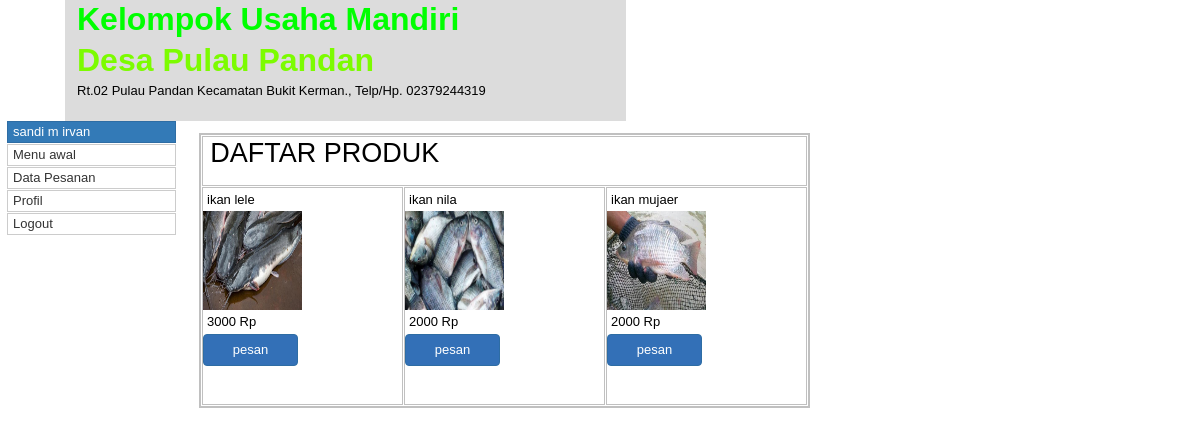
The page / (signed in) on the database its author committed.
### tables this page shows
CREATE TABLE IF NOT EXISTS `user` (
  `id_user` varchar(6) NOT NULL,
  `nm` varchar(30) NOT NULL,
  `password` varchar(30) NOT NULL
);

CREATE TABLE IF NOT EXISTS `ikan` (
  `kd_ikan` varchar(5) NOT NULL,
  `nm_ikan` varchar(25) NOT NULL,
  `hrg` double NOT NULL
);

### view/index/daftar_produk.php (the view, shortened to what this page needs)
<?php
class simple_db_framework{
	public $table="ikan";
	public $identifier='kd_ikan';
	public $Host="localhost";
	public $User="root";
	public $Pass="";
	public $Database="dbikan";
	function __construct(){
		$this->conn=mysqli_connect($this->Host,$this->User,$this->Pass,$this->Database);
		$this->Value="";
	}
	function search_data($Value,$type){
		if($type=="selectAll"){
			return mysqli_query($this->conn,"select ".$Value." from ".$this->table);
		}
		else if($type=="notAll"){
			$value_e=explode("+#+",$this->Value);
			return mysqli_query($this->conn,"select ".$Value." from ".$this->table." where ".$this->identifier."='".$value_e[0]."'");
		}
	}
}
?>
<table
<?php if(isset($_SESSION["id_user_ikan"])):?>
style="position:absolute;left:199px;top:133px;width:611px;height:275px;z-index:40;"
<?php else:?>
style="position:absolute;left:499px;top:133px;width:611px;height:275px;z-index:40;"
<?php endif;?>
id="tabel_produk">
<tr>
<td colspan="4" class="cell0"><span style="color:#000000;font-family:arial;font-size:13px;line-height:32px;">&nbsp; </span><span style="color:#000000;font-family:arial;font-size:27px;line-height:32px;">DAFTAR PRODUK<br></span></td>
</tr>
<tr>
<?php
$baris=0;
$ikan=new simple_db_framework();
$isi_ikan=$ikan->search_data("*","selectAll");
while($isi=mysqli_fetch_assoc($isi_ikan)):
	$baris=$baris+1;
?>
<td class="cell1"><label for="" id="Label5" style="display:block;width:100%;z-index:8;"><?php echo $isi["nm_ikan"];?></label>
<div id="wb_Image1" style="display:inline-block;width:99px;height:99px;z-index:9;">
<img src="control/file/<?php echo $isi["kd_ikan"];?>.jpg" id="Image1" alt="Gambar produk">
</div>
<label for="" id="Label6" style="display:block;width:100%;z-index:10;"><?php echo $isi["hrg"];?> Rp</label>
<?php if(($_SESSION["id_user_ikan"]!="US-1")&&isset($_SESSION["id_user_ikan"])):?>
<form action="pesan.php" method="post">
<button id="Button2" name="pesan" value="<?php echo $isi["kd_ikan"];?>" style="display:inline-block;width:95px;height:32px;z-index:11;">pesan</button>
</form>
<?php endif;?>
</td>
<?php
if($baris==4||$baris==mysqli_num_rows($isi_ikan)):
?>
</tr>
<?php endif;endwhile;?>
</table>

### view/slidemenu.php (shortened to what this page needs)
<?php
class simple_db_framework_2{
	public $table="user";
	public $identifier='id_user';
	public $Host="localhost";
	public $User="root";
	public $Pass="";
	public $Database="dbikan";
	function setVal($val)
	{
		$this->Value=$val;
	}
	function __construct(){
		$this->conn=mysqli_connect($this->Host,$this->User,$this->Pass,$this->Database);
		$this->Value="";
	}
	function search_data($Value,$type){
		if($type=="selectAll"){
			return mysqli_query($this->conn,"select ".$Value." from ".$this->table);
		}
		else if($type=="notAll"){
			$value_e=explode("+#+",$this->Value);
			return mysqli_query($this->conn,"select ".$Value." from ".$this->table." where ".$this->identifier."='".$value_e[0]."'");
		}
	}
}
$data_user=new simple_db_framework_2();
$data_user->setVal($_SESSION["id_user_ikan"]);
$isi_user=mysqli_fetch_assoc($data_user->search_data("nm","notAll"));
?>
<div id="SlideMenu1" style="position:absolute;left:7px;top:121px;width:169px;height:140px;z-index:20;">
<ul role="menu">
   <li class="SlideMenu1_Folder" aria-haspopup="true"><a><?php echo $isi_user["nm"];?></a>
      <ul role="menu" aria-expanded="true">
         <li><a role="menuitem" href="index.php">Menu awal</a></li>
         <li><a role="menuitem" href="daftar_pesanan.php">Data Pesanan</a></li>
         <li><a role="menuitem" href="profil.php">Profil</a></li>
         <li><a role="menuitem" href="logout.php">Logout</a></li>
      </ul>
   </li>
</ul>
</div>

### css/Untitled1.css (style rules this page uses)
a { color: #0000FF; text-decoration: underline; }

### css/index.css (style rules this page uses)
body { background-color: #FFFFFF; color: #000000; font-family: Arial; font-weight: normal; font-size: 13px; line-height: 1.1875; margin: 0; padding: 0; }
#tabel_produk { border: 2px solid #C0C0C0; background-color: transparent; background-image: none; border-collapse: separate; border-spacing: 1px; margin: 0; }
#tabel_produk td { padding: 0; }
#tabel_produk .cell0 { background-color: transparent; background-image: none; border: 1px #C0C0C0 solid; text-align: left; vertical-align: top; height: 48px; }
#tabel_produk .cell1 { background-color: transparent; background-image: none; border: 1px #C0C0C0 solid; text-align: left; vertical-align: top; width: 298px; height: 216px; font-size: 0; }
#Label5 { border: 0px solid #CCCCCC; border-radius: 4px; background-color: transparent; background-image: none; color :#000000; font-family: Arial; font-weight: normal; font-size: 13px; box-sizing: border-box; padding: 4px 4px 4px 4px; margin: 0; text-align: left; vertical-align: top; }
#wb_Image1 { margin: 0; vertical-align: top; }
#Image1 { border: 0px solid #000000; box-sizing: border-box; padding: 0; display: inline-block; width: 99px; height: 99px; vertical-align: top; }
#Label6 { border: 0px solid #CCCCCC; border-radius: 4px; background-color: transparent; background-image: none; color :#000000; font-family: Arial; font-weight: normal; font-size: 13px; box-sizing: border-box; padding: 4px 4px 4px 4px; margin: 0; text-align: left; vertical-align: top; }
#Button2 { border: 1px solid #2E6DA4; border-radius: 4px; background-color: #3370B7; background-image: none; color: #FFFFFF; font-family: Arial; font-weight: normal; font-size: 13px; margin: 0; }

### css/ikan.css (style rules this page uses)
body { background-color: #FFFFFF; color: #000000; font-family: Arial; font-weight: normal; font-size: 13px; line-height: 1.1875; margin: 0; padding: 0; }
#SlideMenu1 ul { list-style: none; margin: 0; padding: 0; font-family: Arial; font-weight: normal; font-size: 13px; }
#SlideMenu1 li a { background-color: #337AB7; border-color: #2E6DA4; border-style: solid; border-width: 1px; color: #FFFFFF; cursor: pointer; display: block; font-weight: normal; left: 0; height: 16px; margin: 0; padding: 2px 2px 2px 5px; position: relative; text-decoration: none; top: 0; text-align: left; }
#SlideMenu1 li li a { background-color: #FFFFFF; border-color: #CCCCCC; border-style: solid; border-width: 1px; color: #333333; display: block; font-weight: normal; height: 16px; margin: 1px 0px 1px 0px; padding: 2px 2px 2px 5px; text-decoration: none; }

### rows shown on the page
user: nm "sandi m irvan"
ikan: nm_ikan "ikan lele", kd_ikan (picture), hrg "3000"
ikan: nm_ikan "ikan nila", kd_ikan (picture), hrg "2000"
ikan: nm_ikan "ikan mujaer", kd_ikan (picture), hrg "2000"
